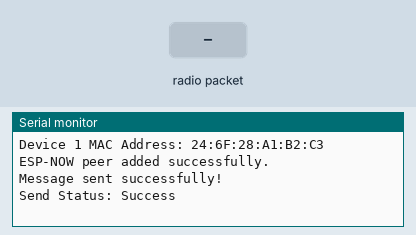
This sketch was run on a simulated ESP32. Parts: the last lines printed to the serial monitor. The test bench sets the inputs (shaded band).

Above: at 1.3 s.
1.4 s: radio packet "1" arrives
At 1.8 s:
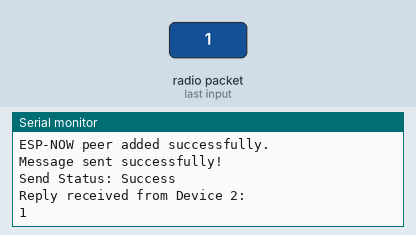
2.9 s: radio packet "0" arrives
At 4.1 s:
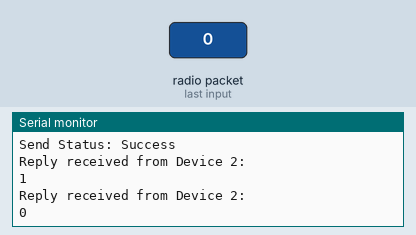
4.4 s: radio packet "2" arrives
At 5.3 s:
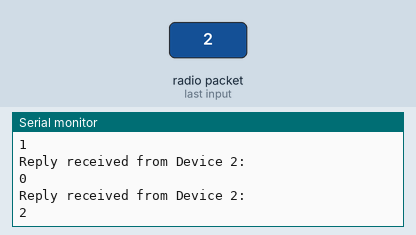

The sketch:

SENDER.ino
```cpp
#include <WiFi.h>
#include <esp_now.h>

// Replace with Device 2 AP MAC address
//uint8_t receiverAddress[] = {0x68, 0xB6, 0xB3, 0x38, 0x02, 0xA4};  // Replace with actual MAC
uint8_t receiverAddress[] = {0x6A, 0xB6, 0xB3, 0x38, 0x02, 0xA4};  // Correct AP MAC

typedef struct Message {
  char message[64];
} Message;

Message myData;

// ESP-NOW send callback
void onDataSent(const uint8_t *macAddr, esp_now_send_status_t status) {
  Serial.print("Send Status: ");
  Serial.println(status == ESP_NOW_SEND_SUCCESS ? "Success" : "Fail");
}

// ESP-NOW receive callback
void onDataRecv(const esp_now_recv_info_t *info, const uint8_t *incomingData, int len) {
  Serial.println("Reply received from Device 2:");
  Serial.println((char *)incomingData);
}

void setup() {
  Serial.begin(115200);

  // Set to Station mode and disconnect from any Wi-Fi
  WiFi.mode(WIFI_STA);
  WiFi.disconnect();
  delay(100);

  // Confirm MAC address
  Serial.print("Device 1 MAC Address: ");
  Serial.println(WiFi.macAddress());

  // Initialize ESP-NOW
  if (esp_now_init() != ESP_OK) {
    Serial.println("ESP-NOW Initialization Failed");
    return;
  }

  esp_now_register_send_cb(onDataSent);
  esp_now_register_recv_cb(onDataRecv);

  // Register Device 2 as a peer
  esp_now_peer_info_t peerInfo = {};
  memcpy(peerInfo.peer_addr, receiverAddress, 6);
  peerInfo.channel = 1;  // Ensure same channel as AP
  peerInfo.encrypt = false;

  if (esp_now_add_peer(&peerInfo) != ESP_OK) {
    Serial.println("Failed to add peer.");
  } else {
    Serial.println("ESP-NOW peer added successfully.");
  }

  // Send HelloWorld to Device 2
  strcpy(myData.message, "Hello from Device 1!");
  esp_err_t result = esp_now_send(receiverAddress, (uint8_t *)&myData, sizeof(myData));

  if (result == ESP_OK) {
    Serial.println("Message sent successfully!");
  } else {
    Serial.println("Failed to send message.");
  }
}

void loop() {
  // Listen for incoming replies
}
```

Measured:
- after the input at 1.4 s, the serial monitor: prints a new line at once (image 1)
- after the input at 2.9 s, the serial monitor: prints a new line at once (image 2)
- after the input at 4.4 s, the serial monitor: prints a new line at once (image 3)
